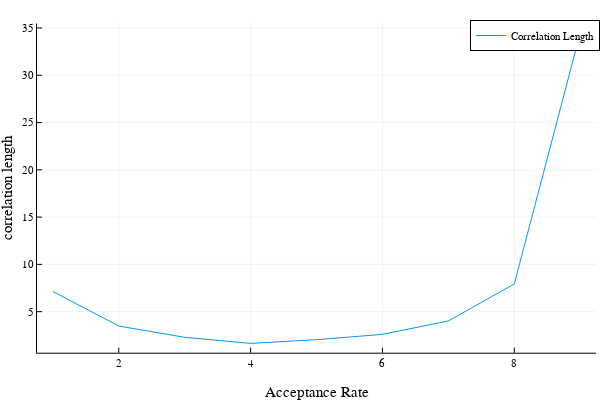

This figure's notebook cell:
### Code cell
correlationLogList = []
correlationlengthList = zeros(9)
for i in 1:9
    push!(correlationLogList , log.(abs.(CorrelationList[i][1:8])))
    para = collect(1:8)  \ correlationLogList[i]
    correlationlengthList[i] = -1 / para

end

Plots.plot(correlationlengthList, label = "Correlation Length")
Plots.plot!(xlabel = "Acceptance Rate" , ylabel = "correlation length" , titel = "Corelation Length" )

### Figure 1 — Plotly figure (JSON) as saved in the notebook; plotly's stock layout.template omitted (floating-point values rounded to 4 significant figures)
{"data": [{"colorbar": {"len": 0.9143, "title": "", "x": 0.9934, "y": 0.533}, "legendgroup": "Correlation Length", "line": {"color": "rgba(0, 154, 250, 1.000)", "dash": "solid", "shape": "linear", "width": 1}, "mode": "lines", "name": "Correlation Length", "showlegend": true, "type": "scatter", "x": [1, 2, 3, 4, 5, 6, 7, 8, 9], "xaxis": "x", "y": [7.142, 3.48, 2.288, 1.645, 2.038, 2.599, 4.021, 7.938, 34.48], "yaxis": "y"}], "layout": {"annotations": [], "height": 400, "legend": {"bgcolor": "rgba(255, 255, 255, 1.000)", "bordercolor": "rgba(0, 0, 0, 1.000)", "borderwidth": 1, "font": {"color": "rgba(0, 0, 0, 1.000)", "family": "sans-serif", "size": 11}, "title": {"font": {"color": "rgba(0, 0, 0, 1.000)", "family": "sans-serif", "size": 15}, "text": ""}, "tracegroupgap": 0, "traceorder": "normal", "x": 1, "xanchor": "auto", "y": 1, "yanchor": "auto"}, "margin": {"b": 20, "l": 0, "r": 0, "t": 20}, "paper_bgcolor": "rgba(255, 255, 255, 1.000)", "plot_bgcolor": "rgba(255, 255, 255, 1.000)", "showlegend": true, "width": 600, "xaxis": {"anchor": "y", "domain": [0.06165, 0.9934], "gridcolor": "rgba(0, 0, 0, 0.100)", "gridwidth": 0.5, "linecolor": "rgba(0, 0, 0, 1.000)", "mirror": false, "range": [0.76, 9.24], "showgrid": true, "showline": true, "showticklabels": true, "tickangle": 0, "tickcolor": "rgb(0, 0, 0)", "tickfont": {"color": "rgba(0, 0, 0, 1.000)", "family": "sans-serif", "size": 11}, "tickmode": "array", "ticks": "inside", "ticktext": ["2", "4", "6", "8"], "tickvals": [2, 4, 6, 8], "title": "Acceptance Rate", "titlefont": {"color": "rgba(0, 0, 0, 1.000)", "family": "sans-serif", "size": 15}, "type": "-", "visible": true, "zeroline": false, "zerolinecolor": "rgba(0, 0, 0, 1.000)"}, "yaxis": {"anchor": "x", "domain": [0.07581, 0.9902], "gridcolor": "rgba(0, 0, 0, 0.100)", "gridwidth": 0.5, "linecolor": "rgba(0, 0, 0, 1.000)", "mirror": false, "range": [0.6599, 35.47], "showgrid": true, "showline": true, "showticklabels": true, "tickangle": 0, "tickcolor": "rgb(0, 0, 0)", "tickfont": {"color": "rgba(0, 0, 0, 1.000)", "family": "sans-serif", "size": 11}, "tickmode": "array", "ticks": "inside", "ticktext": ["5", "10", "15", "20", "25", "30", "35"], "tickvals": [5, 10, 15, 20, 25, 30, 35], "title": "correlation length", "titlefont": {"color": "rgba(0, 0, 0, 1.000)", "family": "sans-serif", "size": 15}, "type": "-", "visible": true, "zeroline": false, "zerolinecolor": "rgba(0, 0, 0, 1.000)"}}}
